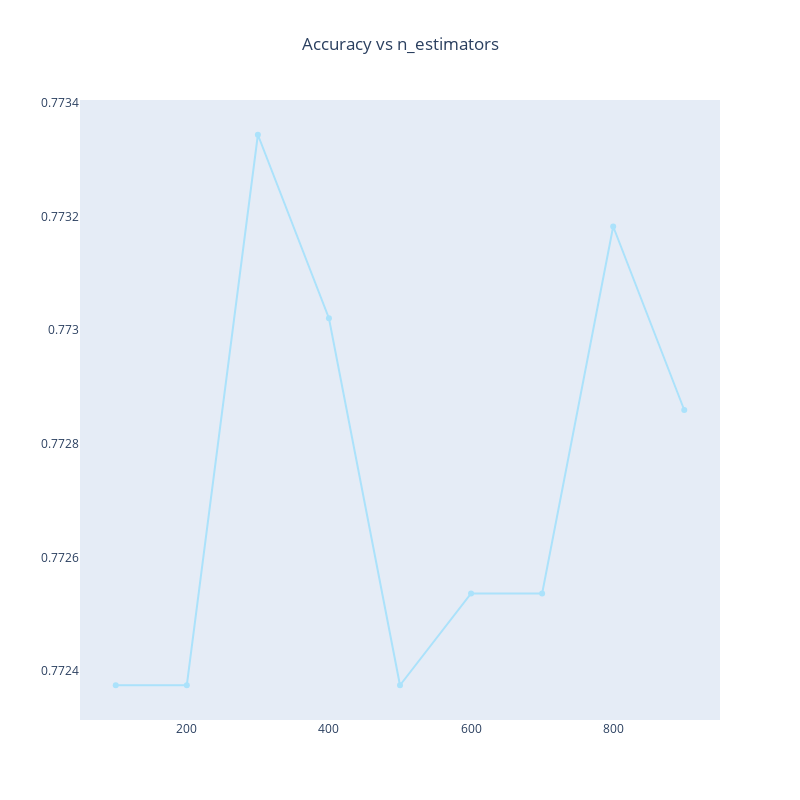

Source (notebook cell):
### Code cell
fig = go.Figure()
fig.add_trace(
    go.Scatter(
        x=[i[0] for i in l],
        y=[i[1] for i in l],
        mode="lines+markers",
        marker_color="rgb(171, 226, 251)",
    )
)
fig.update_layout(
    title="Accuracy vs n_estimators",
    title_x=0.5,
    width=800,
    height=800,
    xaxis_showgrid=False,
    yaxis_showgrid=False,
)
fig.show()

### Figure 1 — Plotly figure (JSON) as saved in the notebook; plotly's stock layout.template omitted (floating-point values rounded to 4 significant figures)
{"data": [{"marker": {"color": "rgb(171, 226, 251)"}, "mode": "lines+markers", "type": "scatter", "x": [100, 200, 300, 400, 500, 600, 700, 800, 900], "y": [0.7724, 0.7724, 0.7733, 0.773, 0.7724, 0.7725, 0.7725, 0.7732, 0.7729]}], "layout": {"height": 800, "title": {"text": "Accuracy vs n_estimators", "x": 0.5}, "width": 800, "xaxis": {"showgrid": false}, "yaxis": {"showgrid": false}}}
